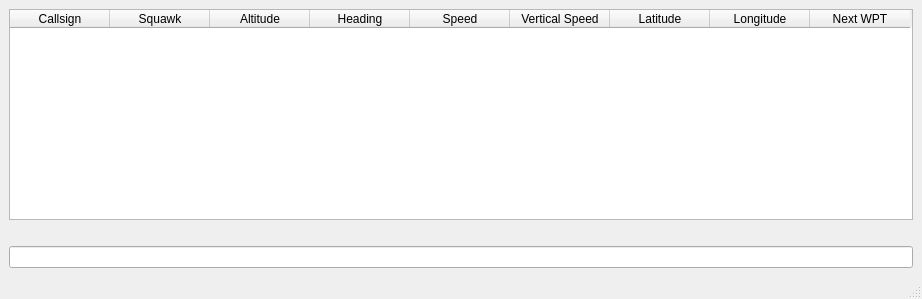
<?xml version="1.0" encoding="UTF-8"?>
<ui version="4.0">
 <class>MainWindow</class>
 <widget class="QMainWindow" name="MainWindow">
  <property name="geometry">
   <rect>
    <x>0</x>
    <y>0</y>
    <width>922</width>
    <height>299</height>
   </rect>
  </property>
  <property name="windowTitle">
   <string>CustomSB</string>
  </property>
  <widget class="QWidget" name="centralwidget">
   <layout class="QVBoxLayout" name="verticalLayout">
    <item>
     <widget class="QTableWidget" name="aircraftTable">
      <property name="minimumSize">
       <size>
        <width>811</width>
        <height>0</height>
       </size>
      </property>
      <property name="maximumSize">
       <size>
        <width>16777215</width>
        <height>16777215</height>
       </size>
      </property>
      <property name="rowCount">
       <number>0</number>
      </property>
      <property name="columnCount">
       <number>9</number>
      </property>
      <column>
       <property name="text">
        <string>Callsign</string>
       </property>
      </column>
      <column>
       <property name="text">
        <string>Squawk</string>
       </property>
      </column>
      <column>
       <property name="text">
        <string>Altitude</string>
       </property>
      </column>
      <column>
       <property name="text">
        <string>Heading</string>
       </property>
      </column>
      <column>
       <property name="text">
        <string>Speed</string>
       </property>
      </column>
      <column>
       <property name="text">
        <string>Vertical Speed</string>
       </property>
      </column>
      <column>
       <property name="text">
        <string>Latitude</string>
       </property>
      </column>
      <column>
       <property name="text">
        <string>Longitude</string>
       </property>
      </column>
      <column>
       <property name="text">
        <string>Next WPT</string>
       </property>
      </column>
     </widget>
    </item>
    <item>
     <widget class="QLabel" name="errorLabel">
      <property name="styleSheet">
       <string notr="true">QLabel { color : red; }</string>
      </property>
      <property name="text">
       <string/>
      </property>
     </widget>
    </item>
    <item>
     <widget class="QLineEdit" name="commandEntry">
      <property name="enabled">
       <bool>true</bool>
      </property>
     </widget>
    </item>
   </layout>
  </widget>
  <widget class="QMenuBar" name="menubar">
   <property name="geometry">
    <rect>
     <x>0</x>
     <y>0</y>
     <width>922</width>
     <height>22</height>
    </rect>
   </property>
  </widget>
  <widget class="QStatusBar" name="statusbar"/>
 </widget>
 <resources/>
 <connections/>
</ui>
